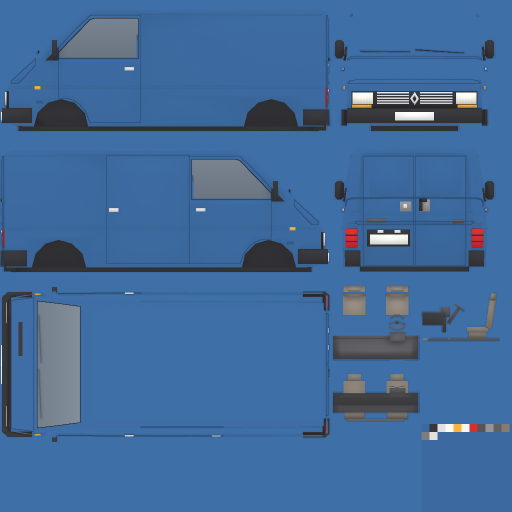
#> input picture Assets/sketchfab/body_blue.png, 1024 x 1024 px, given in place of Vehicles_batman_RenaultTraficI_Shell.png, which was not available (shown at 1/2 size)
$ python trafic_sketchfab_textures.py
#> lines starting #> are read from the running program, lines starting #| are printed output that depends on the picture; pictures that were not available may be replaced by others from this repository, and a replacement may not be noted
### Assets/tools/trafic_paint_preview.py
"""Apply a paint colour to the Trafic shell the way the vanilla vehicle shader does.

media/shaders/vehicle.frag: where the shell alpha is 0, hue = paint hue,
saturation = tex_s + paint_s - 0.5, value = tex_v + paint_v - 0.5.
Usage: python trafic_paint_preview.py <shell.png> <out.png> <h> <s> <v>
"""
import colorsys
import sys
from PIL import Image


def main(src, out, h, s, v):
#> called with out = 'Assets/sketchfab/body_blue.png', h = 0.59, s = 0.94, v = 0.68
    img = Image.open(src).convert("RGBA")
#> img is the input picture: PIL image 1024x1024 RGBA; mean R, G, B, A 65.7, 105.6, 152.9, 255
    px = img.load()
    for y in range(img.height):
        for x in range(img.width):
            r, g, b, a = px[x, y]
            if a == 255:
                continue
            _, ts, tv = colorsys.rgb_to_hsv(r / 255, g / 255, b / 255)
            ps = min(max(ts + s - 0.5, 0.0), 0.9999)
            pv = min(max(tv + v - 0.5, 0.0), 0.9999)
            pr, pg, pb = colorsys.hsv_to_rgb(h, ps, pv)
            k = 1 - a / 255
            px[x, y] = (int(r * (1 - k) + pr * 255 * k), int(g * (1 - k) + pg * 255 * k),
                        int(b * (1 - k) + pb * 255 * k), 255)
    img.save(out)
    print("written", out)


# [2 lines that do not run on import are left out]

### Assets/tools/trafic_sketchfab_textures.py
"""Prepare display textures for the Sketchfab GLBs with system Python.

Run before trafic_sketchfab_export.py. The game's paint alpha is converted to
an opaque baked colour; glass transparency is stored in a separate texture.
Source mod images are read only.
"""
from pathlib import Path
import numpy as np
from PIL import Image
from trafic_paint_preview import main as paint


def main():
    project = Path(__file__).resolve().parents[2]
    output = project / 'Assets/sketchfab'
    output.mkdir(parents=True, exist_ok=True)
    textures = project / 'Contents/mods/batman_RenaultTrafic1/common/media/textures/Vehicles'
    for colour, hsv in [('blue', (.59, .94, .68)), ('white', (.15, .04, .76))]:
        path = output / ('body_' + colour + '.png')
        paint(str(textures / 'Vehicles_batman_RenaultTraficI_Shell.png'), str(path), *hsv)
        image = Image.open(path).convert('RGBA')
        image.putalpha(255)
        image.save(path)
        rgba = np.array(image)
        brightness = rgba[:, :, :3].max(axis=2) / 255
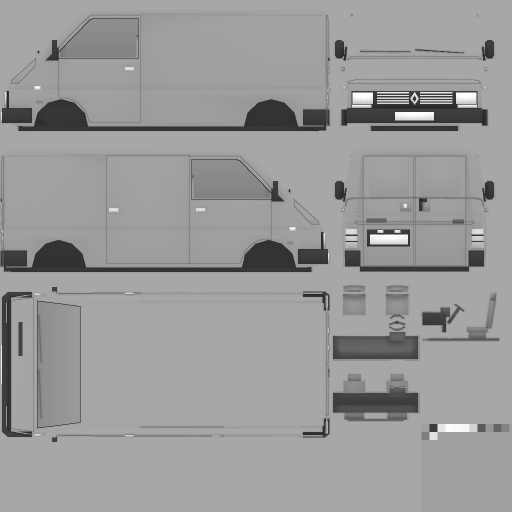
#> brightness: shape (1024, 1024) float64 (shown at 1/2 size); min 0.145, max 1, mean 0.602
        blend = np.clip((brightness - .23) / .07, 0, 1)
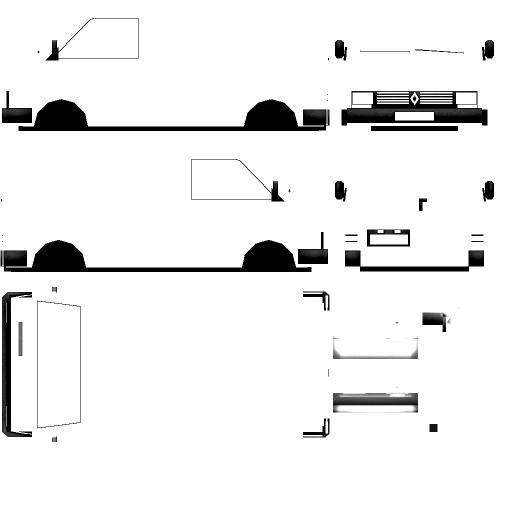
#> blend: shape (1024, 1024) float64 (shown at 1/2 size); min 0, max 1, mean 0.932
        blend = blend * blend * (3 - 2 * blend)
        rgba[:, :, 3] = np.rint(255 * (1 - .72 * blend)).astype('uint8')
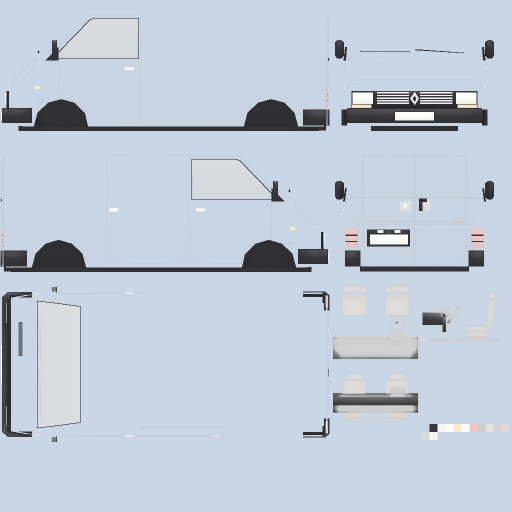
#> rgba: shape (1024, 1024, 4) (shown at 1/2 size); mean R, G, B, A 65.7, 105.6, 152.9, 83.8; transparent parts drawn white
        Image.fromarray(rgba).save(output / ('glass_' + colour + '.png'))
    wheel = Image.open(textures / 'Vehicles_batman_RenaultTraficI_Wheel.png').convert('RGBA')
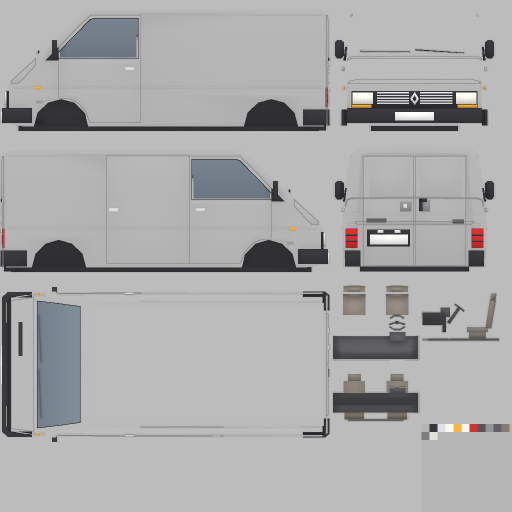
#> input picture Assets/sketchfab/body_white.png, 1024 x 1024 px, given in place of Vehicles_batman_RenaultTraficI_Wheel.png, which was not available (shown at 1/2 size)
#> wheel is the input picture: PIL image 1024x1024 RGBA; mean R, G, B, A 170.3, 170.2, 170.8, 255
    wheel.putalpha(255)
    wheel.save(output / 'wheel.png')


if __name__ == '__main__':
    main()
